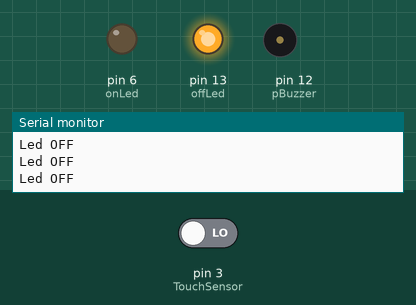
Recording of a sketch running on a simulated Arduino Uno, built with avr-gcc and run on an emulated ATmega328P. On the bench: output pins drawn as LEDs (lit = HIGH), buzzer (waves = sounding), the last lines printed to the serial monitor. Inputs (shaded band) come from the test bench; at power-on: pin 3 (TouchSensor) LOW.

Above: at 1.2 s.
1.3 s: pin 3 (TouchSensor) driven HIGH
At 2.4 s:
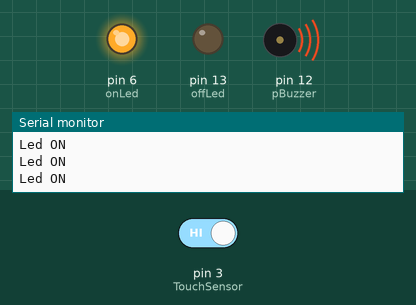
2.8 s: pin 3 (TouchSensor) driven LOW
At 3.5 s:
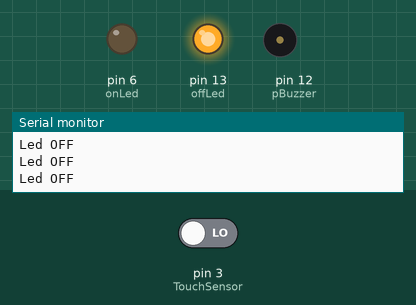
Timing chart, 0 to 5.8 s (numbered marks = the images above; inputs shaded):
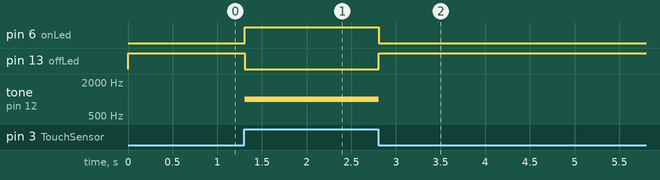

The sketch:

DIGITALTOUCHv3.ino
```cpp
/*
Arduino     Touch Sensor
  5V         VCC
  GND        GND
  D3         SIG
*/

int TouchSensor = 3; //connected to Digital pin D3
int onLed = 6; //connected to pin 6
int offLed = 13; //connected to pin 13
const int pBuzzer = 12; //connected to pin 12
void setup(){
  Serial.begin(9600); // Communication speed
  pinMode(onLed, OUTPUT);
  pinMode(offLed, OUTPUT);
  pinMode(TouchSensor, INPUT);
  pinMode(pBuzzer, OUTPUT);
}

void loop(){
  if(digitalRead(TouchSensor)==HIGH)       //Read Touch sensor signal
   {
    digitalWrite(onLed, HIGH);   // if Touch sensor is HIGH, then turn on the onLed
    digitalWrite(offLed, LOW);    // if Touch sensor is HIGH, then turn off the offLed
    tone(pBuzzer, 1000);    // if Touch sensor is HIGH, then turn off the pBuzzer
    Serial.println("Led ON");
   }
  else
   {
    digitalWrite(onLed, LOW);    // if Touch sensor is LOW, then turn off the onLed
    digitalWrite(offLed, HIGH);    // if Touch sensor is LOW, then turn on the offLed
    noTone(pBuzzer);    // if Touch sensor is LOW, then turn off the pBuzzer
    Serial.println("Led OFF");
   }
}
```

Measured:
- after the input at 1.3 s, pin 6 (onLed): LOW → HIGH at once; pin 13 (offLed): HIGH → LOW at once; tone on pin 12 (pBuzzer): silent → 1000 Hz at once
- after the input at 2.8 s, pin 6 (onLed): HIGH → LOW at once; pin 13 (offLed): LOW → HIGH at once; tone on pin 12 (pBuzzer): 1000 Hz → silent at once
